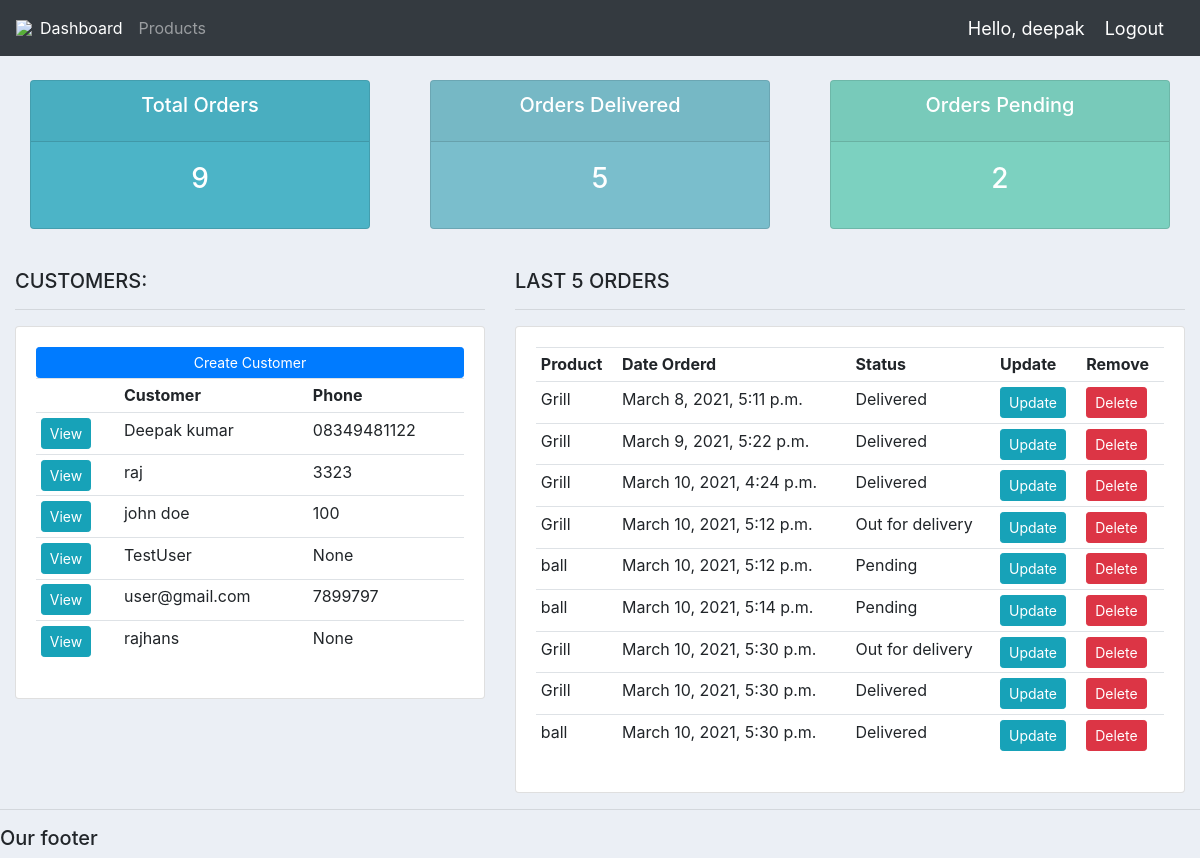
The app's page / (signed in) with its own data.
### accounts/models.py (models this page shows, shortened)
class Customer(models.Model):
	user = models.OneToOneField(User,null=True,blank=True,on_delete=models.CASCADE)
	name = models.CharField(max_length=200, null=True)
	phone = models.CharField(max_length=200, null=True)
	email = models.CharField(max_length=200, null=True)
	profile_pic = models.ImageField(default="Photo.jpeg",null=True,blank=True)
	date_created = models.DateTimeField(auto_now_add=True, null=True)

class Order(models.Model):
	STATUS = (
			('Pending', 'Pending'),
			('Out for delivery', 'Out for delivery'),
			('Delivered', 'Delivered'),
			)
	customer = models.ForeignKey(Customer, null=True, on_delete= models.SET_NULL)
	product = models.ForeignKey(Product, null=True, on_delete= models.SET_NULL)
	date_created = models.DateTimeField(auto_now_add=True, null=True)
	status = models.CharField(max_length=200, null=True, choices=STATUS)
	note = models.CharField(max_length=1000, null=True)

class Product(models.Model):
	CATEGORY = (
			('Indoor', 'Indoor'),
			('Out Door', 'Out Door'),
			)
	name = models.CharField(max_length=200, null=True)
	price = models.FloatField(null=True)
	category = models.CharField(max_length=200, null=True, choices=CATEGORY)
	description = models.CharField(max_length=200, null=True, blank=True)
	date_created = models.DateTimeField(auto_now_add=True, null=True)
	tags = models.ManyToManyField(Tag)
	def __str__(self):
		return self.name

### accounts/decorators.py (the view)
	def wrapper_function(request, *args, **kwargs):
		group = None
		if request.user.groups.exists():
			group = request.user.groups.all()[0].name
		if group == 'customer':
			return redirect('user-page')
		if group == 'admin':
			return view_func(request, *args, **kwargs)

### accounts/views.py (called while the page is built)
@login_required(login_url='login')
@admin_only
def home(request):
	orders = Order.objects.all()
	customers = Customer.objects.all()
	total_customers = customers.count()
	total_orders = orders.count()
	delivered = orders.filter(status='Delivered').count()
	pending = orders.filter(status='Pending').count()
	context = {'orders':orders, 'customers':customers,
	'total_orders':total_orders,'delivered':delivered,
	'pending':pending }
	return render(request, 'accounts/dashboard.html', context)

### accounts/templates/accounts/dashboard.html
{%  extends 'accounts/main.html' %}
{% block content %}
{%  include 'accounts/status.html' %}
<br>
<div class="row">
	<div class="col-md-5">
		<h5>CUSTOMERS:</h5>
		<hr>
		<div class="card card-body">
			<a class="btn btn-primary  btn-sm btn-block" href="">Create Customer</a>
			<table class="table table-sm">
				<tr>
					<th></th>
					<th>Customer</th>
					<th>Phone</th>
				</tr>
				{% for i in customers %}
				<tr>
					<td><a class="btn btn-sm btn-info" href="{% url 'customer' i.id %}">View</a></td>
					<td>{{i.name}}</td>
					<td>{{i.phone}}</td>
				</tr>
				{% endfor %}
			</table>
		</div>
	</div>
	<div class="col-md-7">
		<h5>LAST 5 ORDERS</h5>
		<hr>
		<div class="card card-body">
			<table class="table table-sm">
				<tr>
					<th>Product</th>
					<th>Date Orderd</th>
					<th>Status</th>
					<th>Update</th>
					<th>Remove</th>
				</tr>
				{% for i in orders %}
				<tr>
					<td>{{i.product}}</td>
					<td>{{i.date_created}}</td>
					<td>{{i.status}}</td>
					<td><a class="btn btn-sm btn-info" href="{% url 'update_order' i.id %}">Update</a></td>
					<td><a class="btn btn-sm btn-danger" href="{% url 'delete_order' i.id %}">Delete</a></td>
				</tr>
				{% endfor %}
			</table>
		</div>
	</div>
</div>
{% endblock %}

### accounts/templates/accounts/navbar.html (shortened to what this page needs)
{% load static %}
<nav class="navbar navbar-expand-lg navbar-dark bg-dark">
 <img src="{% static 'images/logo.png' %}">
  <div class="collapse navbar-collapse" id="navbarNav">
    <ul class="navbar-nav">
      {% if request.user.is_staff %}
      <li class="nav-item active">
        <a class="nav-link" href="{% url 'home' %}">Dashboard</a>
      </li>
      <li class="nav-item">
        <a class="nav-link" href="{% url 'products' %}">Products</a>
      </li>
      {% else %}
       <li class="nav-item">
        <a class="nav-link" href="{% url 'account' %}">Settings</a>
      </li>
      {% endif %}
    </ul>
  </div>
  <span class="hello-msg">Hello, {{request.user}}</span>
  <span ><a  class="hello-msg" href="{% url 'logout' %}">Logout</a></span>
</nav>

### static/css/main.css (style rules this page uses)
body { background-color: #ebeff5; }

### accounts/templates/accounts/navbar.html (style rules this page uses)
.hello-msg { font-size: 18px; color: #fff; margin-right: 20px; }

### records on screen
Customer: name "Deepak kumar", phone "08349481122"
Customer: name "raj", phone "3323"
Customer: name "john doe", phone "100"
Customer: name "TestUser", phone "None"
Customer: name "user@gmail.com", phone "7899797"
Customer: name "rajhans", phone "None"
Order: product "Grill", date_created "March 8, 2021, 5:11 p.m.", status "Delivered"
Order: product "Grill", date_created "March 9, 2021, 5:22 p.m.", status "Delivered"
Order: product "Grill", date_created "March 10, 2021, 4:24 p.m.", status "Delivered"
Order: product "Grill", date_created "March 10, 2021, 5:12 p.m.", status "Out for delivery"
Order: product "ball", date_created "March 10, 2021, 5:12 p.m.", status "Pending"
Order: product "ball", date_created "March 10, 2021, 5:14 p.m.", status "Pending"
Order: product "Grill", date_created "March 10, 2021, 5:30 p.m.", status "Out for delivery"
Order: product "Grill", date_created "March 10, 2021, 5:30 p.m.", status "Delivered"
Order: product "ball", date_created "March 10, 2021, 5:30 p.m.", status "Delivered"

### other values on screen
{{ request.user }} "deepak"
{{ total_orders }} "9"
{{ delivered }} "5"
{{ pending }} "2"
